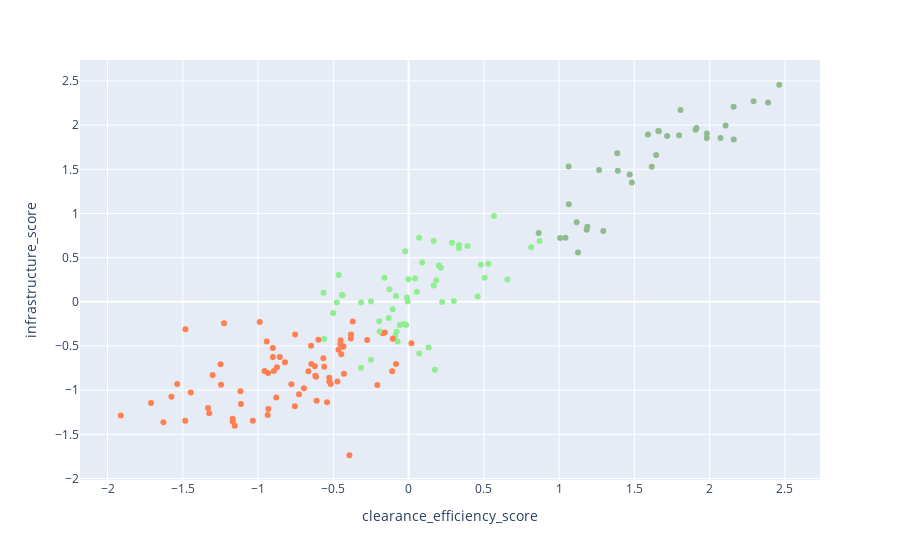

The cell this chart's notebook holds for it:
### Code cell
#Attention, clusters are numbered randomly, which means that high performers are actually cluster 2
plot_clusters(X_numerics_stdscaled, 'clearance_efficiency_score', 'infrastructure_score', colors_clusters)

### Figure 1 — Plotly figure (JSON) as saved in the notebook; plotly's stock layout.template omitted (floating-point values rounded to 4 significant figures; data arrays with more than 128 entries replaced by an {"elided": "..."} marker saying what was removed)
{"data": [{"hovertemplate": "clearance_efficiency_score=%{x}<br>infrastructure_score=%{y}<br>cluster_id=%{marker.color}<extra></extra>", "legendgroup": "", "marker": {"color": {"elided": "160 int values"}, "coloraxis": "coloraxis", "symbol": "circle"}, "mode": "markers", "name": "", "orientation": "v", "showlegend": false, "type": "scatter", "x": {"elided": "160 float values"}, "xaxis": "x", "y": {"elided": "160 float values"}, "yaxis": "y"}], "layout": {"coloraxis": {"colorbar": {"title": {"text": "cluster_id"}}, "colorscale": [[0, "Coral"], [0.25, "DarkCyan"], [0.5, "DarkSeaGreen"], [0.75, "Gold"], [1, "Lightgreen"]], "showscale": false}, "legend": {"tracegroupgap": 0}, "margin": {"t": 60}, "xaxis": {"anchor": "y", "domain": [0, 1], "title": {"text": "clearance_efficiency_score"}}, "yaxis": {"anchor": "x", "domain": [0, 1], "title": {"text": "infrastructure_score"}}}}
